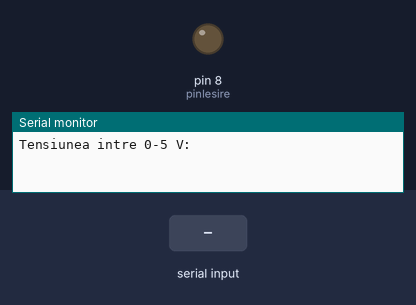
The sketch below on a simulated Arduino Uno, built with avr-gcc and run on an emulated ATmega328P. On the bench: output pins drawn as LEDs (lit = HIGH), the last lines printed to the serial monitor. The inputs (shaded band) are chosen by the test bench.

Above: at 1.2 s.
1.3 s: "5\n" received over Serial
At 2.0 s:
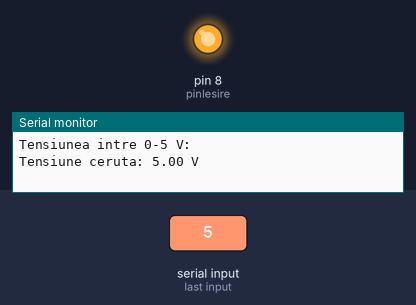
Timing chart, 0 to 4.3 s (numbered marks = the images above; inputs shaded):
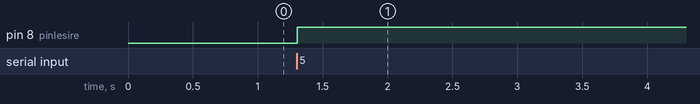

The sketch:

Ex5.ino
```cpp
//Dată o valoare pe portul serial, să se emuleze tensiunea (volți) respectiv la unul dintre pinii Arduino care nu este de tip PWM
//(emularea corectă va fi măsurată cu un aparat de măsură).
//Nu aveți voie să folosiți comanda delay în program.
const byte pinIesire = 8;
const unsigned long perioada = 10000;
unsigned long start = 0;
unsigned long timpHigh = 0;
float askedT = 0.0;

void setup() {
  pinMode(pinIesire, OUTPUT);
  digitalWrite(pinIesire, LOW);
  Serial.begin(9600);
  Serial.println("Tensiunea intre 0-5 V:");
}

void loop() {
  if (Serial.available() > 0) {
    float valoare = Serial.parseFloat();
    if (valoare >= 0.0 && valoare <= 5.0) {
      askedT = valoare;
      timpHigh = (unsigned long) (askedT / 5.0 * perioada);

      Serial.print("Tensiune ceruta: ");
      Serial.print(askedT, 2);
      Serial.println(" V");
    }

    while (Serial.available() > 0) { Serial.read();}
  }
  unsigned long acum = micros();
  unsigned long scurs = acum - start;

  if (scurs >= perioada) {
    start = acum;
    scurs = 0;
  }

  if (scurs < timpHigh) { digitalWrite(pinIesire, HIGH);
  } else { digitalWrite(pinIesire, LOW); }
}
```

Measured:
- after the input at 1.3 s, pin 8 (pinIesire): LOW → HIGH at once
